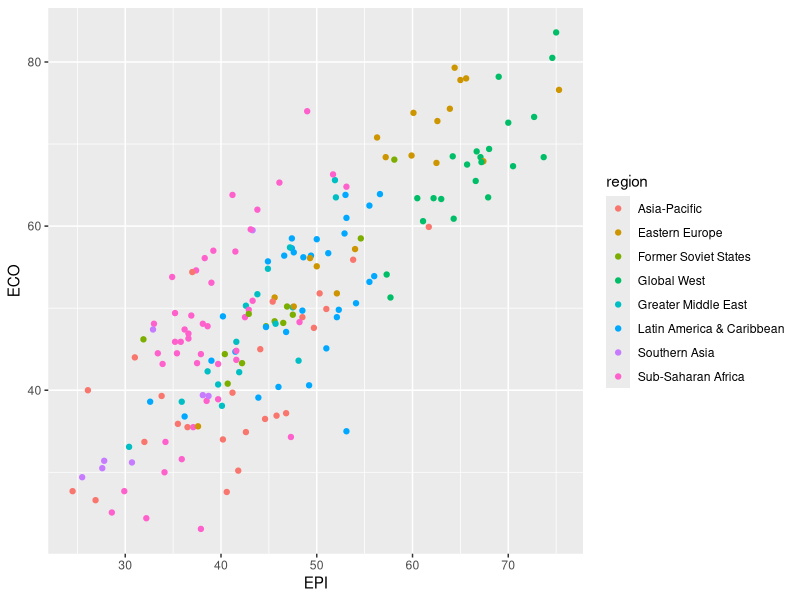
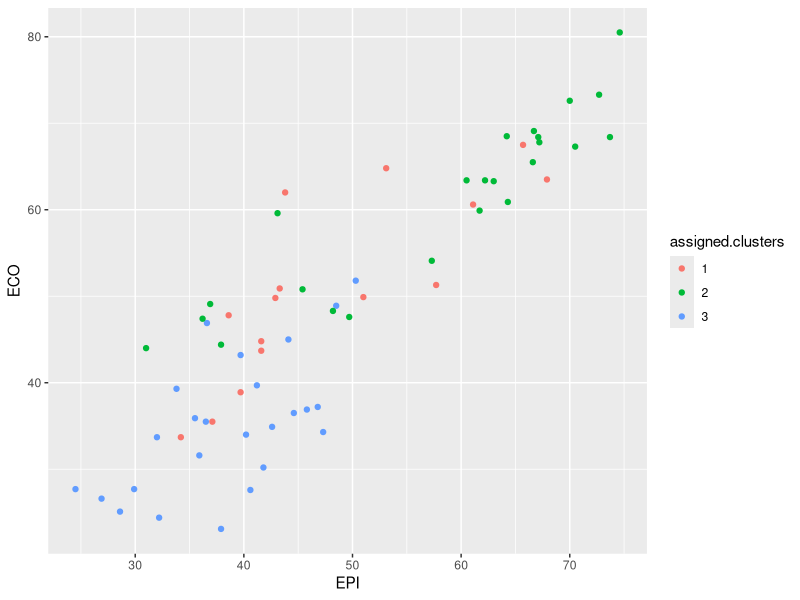
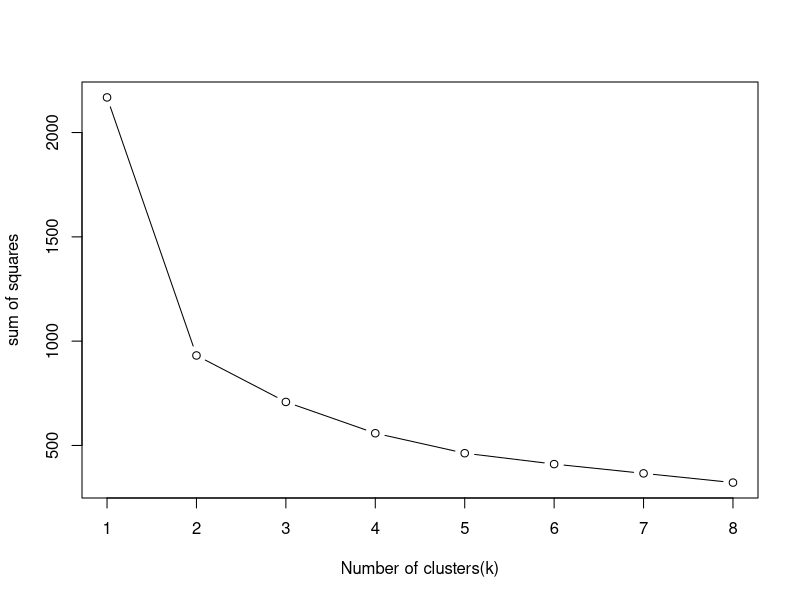
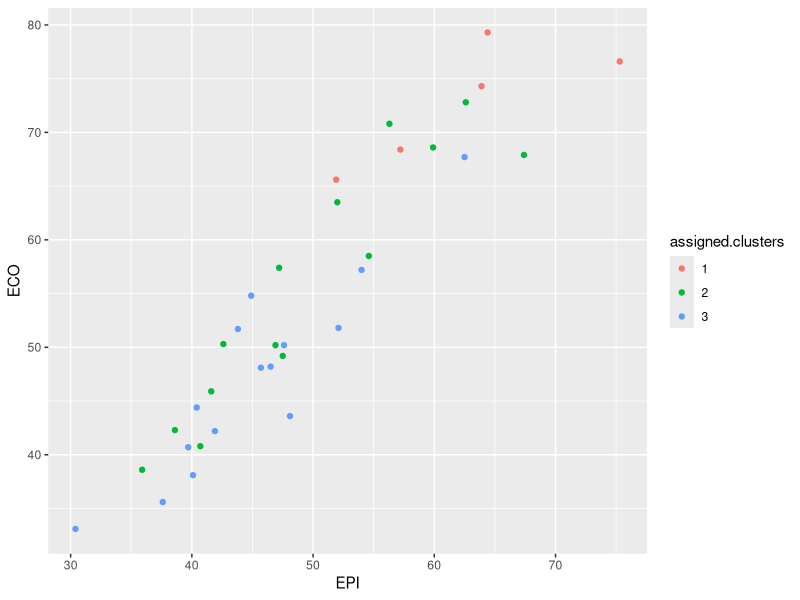
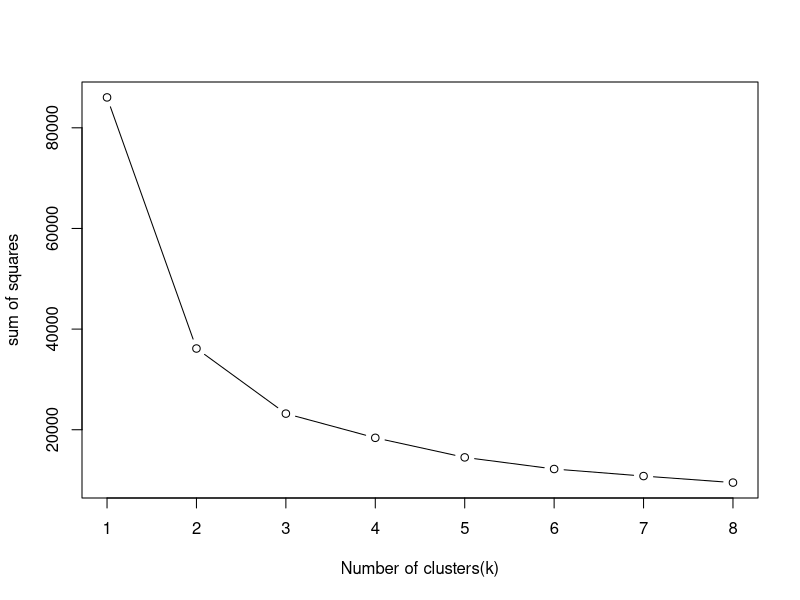
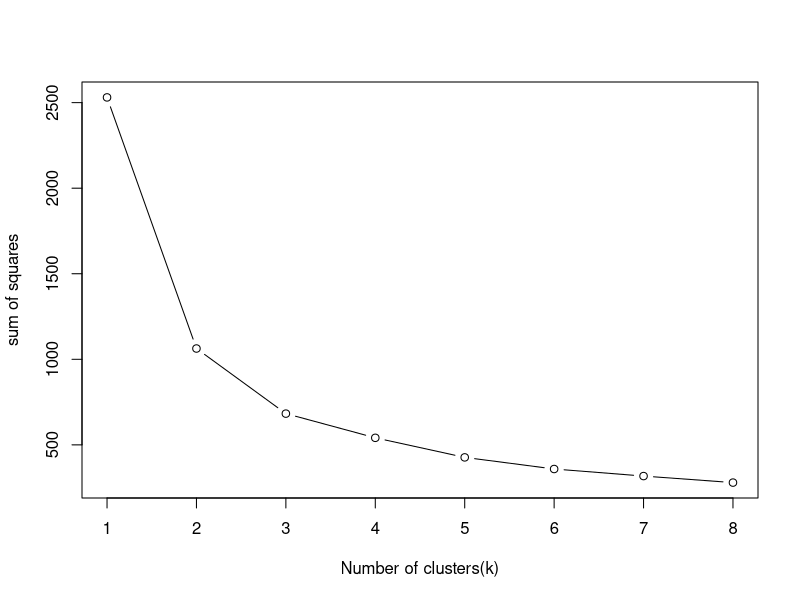

These charts were generated, in order, by the following R code:
#Required libraries
library(class)
library(ggplot2)

epi2024results <- read.csv("epi2024results_DA_F24_lab03.csv", header=TRUE)
epi <- epi2024results
attach(epi)


## plot dataset colored by class
ggplot(epi, aes(x = EPI, y = ECO, colour = region)) +
  geom_point()

## set random number generator start value
set.seed(123)

epi_sub <- epi[epi$region == 'Sub-Saharan Africa' | 
                  epi$region == 'Asia-Pacific' | 
                  epi$region == 'Global West', ]

na.indexes <- is.na(epi_sub$EPI) | is.na(epi_sub$ECO) | is.na(epi_sub$BDH) | is.na(epi_sub$MKP) | is.na(epi_sub$MHP)
epi.sub <- epi_sub[!na.indexes,]

epi.km <- kmeans(epi.sub[6:10], centers = 3)


## WCSS: total within cluster sum of squares
epi.km$tot.withinss

## get and plot clustering output 
assigned.clusters <- as.factor(epi.km$cluster)

ggplot(epi.sub, aes(x = EPI, y = ECO, colour = assigned.clusters)) +
  geom_point()



##SUBSET WSS
set.seed(300)  #random seed generator
k.max <-8
# tot.withinss = Total within-cluster sum of square
# iter.max = the maximum number of iterations allowed
# nstart = if centers is a number, how many random sets should be chosen.
wss<- sapply(1:k.max,function(k){kmeans(epi.sub[6:10],k,nstart = 20,iter.max = 20)$tot.withinss})


wss/nrow(epi.sub) # within sum of squares.
plot(1:k.max,wss/nrow(epi.sub), type= "b", xlab = "Number of clusters(k)", ylab = "Within cluster
sum of squares") 




epi_sub <- epi[epi$region == 'Former Soviet States' | 
                 epi$region == 'Eastern Europe' | 
                 epi$region == 'Greater Middle East', ]

na.indexes <- is.na(epi_sub$EPI) | is.na(epi_sub$ECO) | is.na(epi_sub$BDH) | is.na(epi_sub$MKP) | is.na(epi_sub$MHP)
epi.sub <- epi_sub[!na.indexes,]

epi.km <- kmeans(epi.sub[6:10], centers = 3)


## WCSS: total within cluster sum of squares
epi.km$tot.withinss  ##MUCH BETTER

## get and plot clustering output 
assigned.clusters <- as.factor(epi.km$cluster)

ggplot(epi.sub, aes(x = EPI, y = ECO, colour = assigned.clusters)) +
  geom_point()






##SUBSET2 WSS
set.seed(300)  #random seed generator
k.max <-8
# tot.withinss = Total within-cluster sum of square
# iter.max = the maximum number of iterations allowed
# nstart = if centers is a number, how many random sets should be chosen.
wss<- sapply(1:k.max,function(k){kmeans(epi.sub[6:10],k,nstart = 20,iter.max = 20)$tot.withinss})


wss # within sum of squares.
plot(1:k.max,wss, type= "b", xlab = "Number of clusters(k)", ylab = "Within cluster
sum of squares") 


#The second has the lower sum of squares, but this is just because there are less values. I think it would be good to look at the sum of squares sclaed by the number of points in the dataset. 

wss/nrow(epi.sub) # within sum of squares.
plot(1:k.max,wss/nrow(epi.sub), type= "b", xlab = "Number of clusters(k)", ylab = "Within cluster
sum of squares") 


#After doing scaling, it can be seen that as the cluster increase the WSS is lower for the second model, so it is better.

